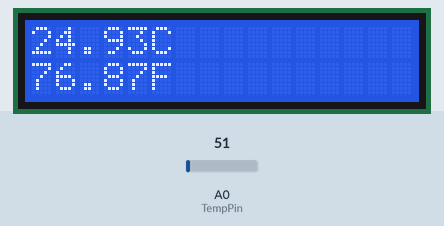
The sketch below on a simulated Arduino Uno, built with avr-gcc and run on an emulated ATmega328P. Parts: 16×2 character LCD. The inputs (shaded band) are chosen by the test bench; at power-on: A0 (TempPin) = 51.

Above: at 1.2 s.
1.3 s: A0 (TempPin) set to 61
At 2.4 s:
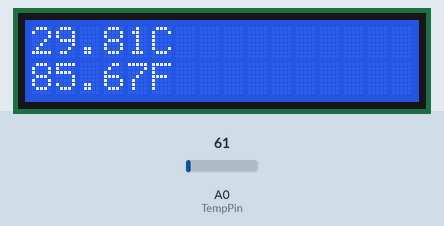
3.5 s: A0 (TempPin) set to 71
At 5.2 s:
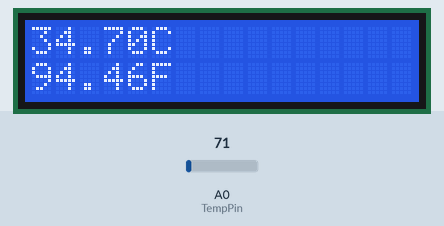
5.5 s: A0 (TempPin) set to 86
At 7.4 s:
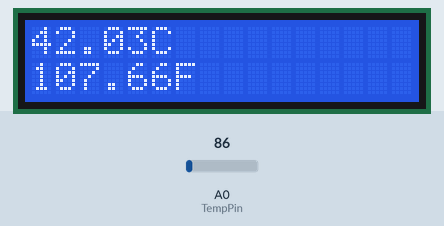
Timing chart, 0 to 8.9 s (numbered marks = the images above; inputs shaded):
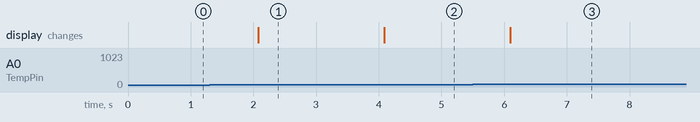

Measured:
- after the input at 1.3 s, the display: changes after 0.78 s (image 1)
- after the input at 3.5 s, the display: changes after 0.59 s (image 2)
- after the input at 5.5 s, the display: changes after 0.60 s (image 3)

The sketch:

TempMeasurementCode.ino
```cpp
#include <LiquidCrystal.h>

LiquidCrystal lcd(12, 11, 5, 4, 3, 2); // The LCD pins are connected to these digital pins
const int TempPin= 0;                   // the sensor pin is connected to A0
void setup()
{
  lcd.begin(16,2);
}
void loop()
{
  lcd.clear();
  int value = analogRead(TempPin);
  float CelsiusTemp = value * (5.0 / 1023.0 * 100.0); // converting the value given to celsius temp
  float FahrenheitTemp = CelsiusTemp * 1.8 + 32;

  lcd.setCursor(0,0);
  lcd.print(CelsiusTemp);
  lcd.print("C");
  lcd.setCursor(0,1);
  lcd.print(FahrenheitTemp); //turning the celsius into fahrehait
  lcd.print("F");
  delay(1000);
}
```
